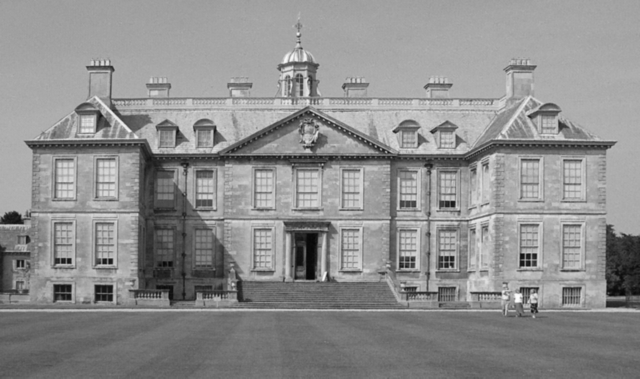
#> input picture Project2/Gaussian_image.jpg, 1280 x 757 px, given in place of test.jpg, which was not available (shown at 1/2 size)
$ python A1_submission.py
#> lines starting #> are read from the running program, lines starting #| are printed output that depends on the picture; long printed decimals are rounded; pictures that were not available may be replaced by others from this repository, and a replacement may not be noted
"""Include your imports here
Some example imports are below"""

import numpy as np
from skimage import io, img_as_ubyte
import matplotlib.pyplot as plt
import math


def part1_histogram_compute():
    filename = r'test.jpg'
    image = io.imread(filename, as_gray=True)
#> image is the input picture: shape (757, 1280); min 4, max 254, mean 141.8
    img = img_as_ubyte(image)


    """add your code here"""


    n = 64
    h = img.shape[0]
#> h = 757
    w = img.shape[1]
#> w = 1280
    hist = np.zeros(n)
    for i in np.arange(0,h,1):
        for j in np.arange(0,w,1):
            temp = img[i,j] // (256/64)
            hist[int(temp)] += 1
#> after the loop, hist = 64 values, max 95170 at index 41, min 0 at index 0, mean 15140


    hist_np, _ = np.histogram(img,bins = 64,range=[0,256]) # Histogram computed by numpy
#> hist_np has the same summary as hist


    """Plotting code provided here
    Make sure to match the variable names in your code!"""

    plt.figure(figsize=(8, 10))
    plt.subplot(121), plt.plot(hist), plt.title('My Histogram')
    plt.xlim([0, n])
    plt.subplot(122), plt.plot(hist_np), plt.title('Numpy Histogram')
    plt.xlim([0, n])

    plt.show()
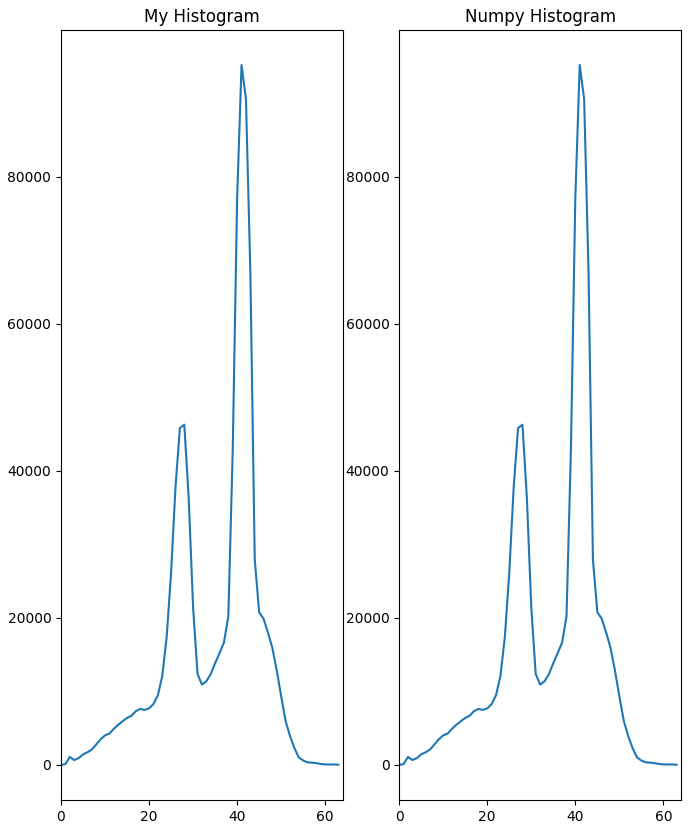
#> figure drawn by matplotlib, 2 panels; panel 1: curve peaks at x = 41, y = 95170; panel 2: curve peaks at x = 41, y = 95170


def part2_histogram_equalization():
    filename = r'test.jpg'
    image = io.imread(filename, as_gray=True)
    img = img_as_ubyte(image)


    """add your code here"""
    # 64-bin Histogram computed by your code (cannot use in-built functions!)
    n_bins = 64
    #get height and width of the image
    h = img.shape[0]
#> h = 757
    w = img.shape[1]
#> w = 1280

    #Initialize histogram array
    hist = np.zeros(n_bins)

    for i in np.arange(0,h,1):
        for j in np.arange(0,w,1):
            #each bin can represent 4 values
            temp = int(img[i,j] // (256/64))
            hist[temp] += 1

    ## HINT: Initialize another image (you can use np.zeros) and update the pixel intensities in every location
    #initialize cum hist array
    Cumulative_hist = np.zeros(n_bins)

    for t in np.arange(0,n_bins,1):
        if t == 0:
            Cumulative_hist[t] = hist[t]
        Cumulative_hist[t] = Cumulative_hist[t-1] + hist[t]
#> after the loop, Cumulative_hist = 64 values from 0 to 968960
    #equalization:a' = floor[((k-1)/MN)H(a)+0.5]
    img_eq1 = np.zeros((h,w))
    for i in np.arange(0,h,1):
        for j in np.arange(0,w,1):
            temp1 = 255/(h*w)
            pos = img[i,j] // 4
            img_eq1[i,j] = np.floor(temp1*Cumulative_hist[pos]+0.5)
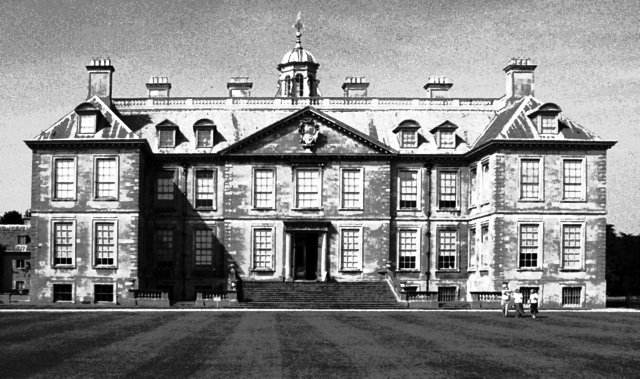
#> img_eq1: shape (757, 1280) float64 (shown at 1/2 size); min 0, max 255, mean 133.4
    # Histogram of equalized image
    hist_eq = np.zeros(64)
    for i in np.arange(0,h,1):
        for j in np.arange(0,w,1):
            pos = int(img_eq1[i,j] // 4)
            hist_eq[pos] += 1
#> after the loop, hist_eq = 64 values, max 95170 at index 44, min 0 at index 9, mean 15140


    """Plotting code provided here
    Make sure to match the variable names in your code!"""

    plt.figure(figsize=(8, 10))
    plt.subplot(221), plt.imshow(image, 'gray'), plt.title('Original Image')
    plt.subplot(222), plt.plot(hist), plt.title('Histogram')
    plt.xlim([0, n_bins])
    plt.subplot(223), plt.imshow(img_eq1, 'gray'), plt.title('New Image')
    plt.subplot(224), plt.plot(hist_eq), plt.title('Histogram After Equalization')
    plt.xlim([0, n_bins])

    plt.show()
#> figure, not shown here; panel 2: curve peaks at x = 41, y = 95170; panel 4: curve peaks at x = 44, y = 95170


def part3_histogram_comparing():

    filename1 = 'day.jpg'
    filename2 = 'night.jpg'

    # Read in the image
    img1 = io.imread(filename1, as_gray=True)
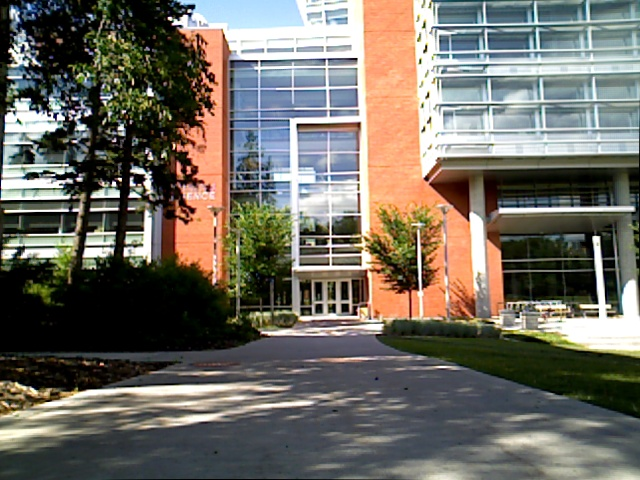
#> input picture Project1/day.jpg, 640 x 480 px
#> img1: shape (480, 640) float64; min 0, max 1, mean 0.424
    # Read in another image
    img2 = io.imread(filename2, as_gray=True)
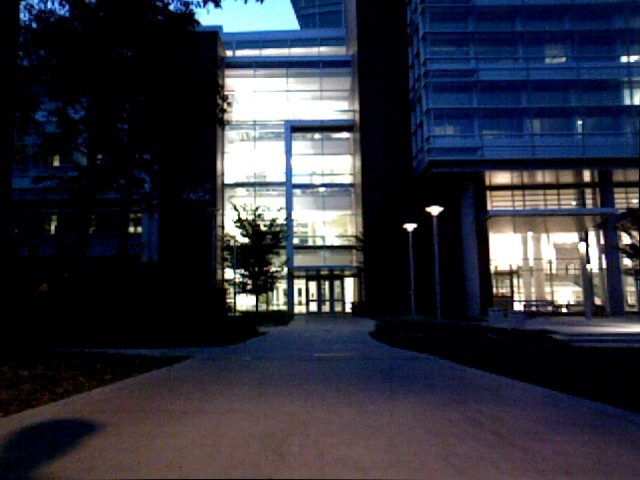
#> input picture Project1/night.jpg, 640 x 480 px
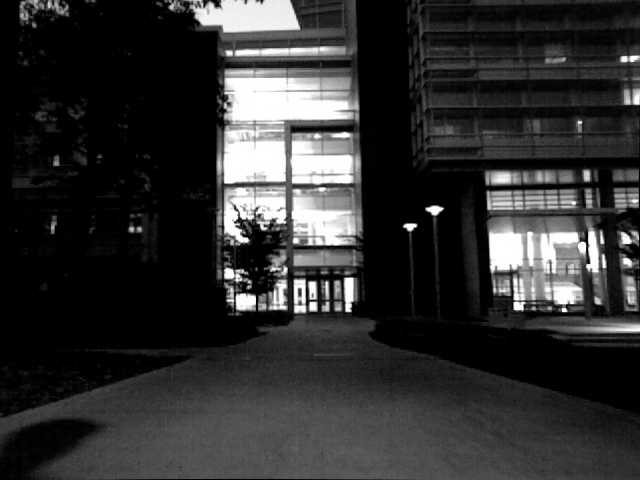
#> img2: shape (480, 640) float64; min 0, max 1, mean 0.191

    """add your code here"""
    img1= img_as_ubyte(img1)
    img2 = img_as_ubyte(img2)
    # Calculate the histograms for img1 and img2 (you can use skimage or numpy)
    hist1, _ = np.histogram(img1,bins=256,range=(0,256))
#> hist1 = 256 values, max 12996 at index 0, min 378 at index 239, mean 1200
    h_day = img1.shape[0]
#> h_day = 480
    w_day = img1.shape[1]
#> w_day = 640

    hist2, _= np.histogram(img2,bins=256,range=(0,256))
#> hist2 = 256 values, max 79715 at index 0, min 109 at index 206, mean 1200
    h_night = img2.shape[0]
#> h_night = 480
    w_night = img2.shape[1]
#> w_night = 640


    # Normalize the histograms for img1 and img2

    # Calculate the Bhattacharya coefficient (check the wikipedia page linked on eclass for formula)
    # Value must be close to 0.87

    bc=0
    #Since normalized version is defined as: H(i)/(MN), MN is the width * height of the image
    for i in np.arange (256):
        hist1_norm = hist1[i] / (h_day * w_day)
        hist2_norm = hist2[i] /  (h_night * w_night)
        bc += math.sqrt(hist1_norm * hist2_norm)
#> this loop made 256 passes
#> (hist1_norm, hist2_norm, bc) on passes 1 to 3: (0.0423, 0.259, 0.105), (0.0208, 0.0731, 0.144), (0.0104, 0.0242, 0.16)
#> after the loop, bc = 0.867


    print("Bhattacharyya Coefficient: ", bc)
#| Bhattacharyya Coefficient:  0.8666


def part4_histogram_matching():
    filename1 = 'day.jpg'
    filename2 = 'night.jpg'
    #============Grayscale============

    # Read in the image
    source_gs = io.imread(filename1,
                           as_gray=True
                           )
    source_gs = img_as_ubyte(source_gs)
    # Read in another image
    template_gs = io.imread(filename2,
                             as_gray=True
                             )
    template_gs = img_as_ubyte(template_gs)
    """add your code here"""
    n_bins = 256

    #Caculate PA,Cumu hist of input
    hist,_ = np.histogram(source_gs,bins=256,range=(0,256))
#> hist has the same summary as hist1 in part3_histogram_comparing
    height_source = source_gs.shape[0]
#> height_source = 480
    width_source = source_gs.shape[1]
#> width_source = 640


    Cumulative_hist = np.zeros(n_bins)
    for t in np.arange(0,n_bins,1):
        if t == 0:
            Cumulative_hist[t] = hist[t]
        Cumulative_hist[t] = Cumulative_hist[t-1] + hist[t]
#> after the loop, Cumulative_hist = 256 values from 12996 to 307200
    PA = np.zeros(n_bins)
    for h in np.arange(0,n_bins,1):
        PA[h] = Cumulative_hist[h]/(height_source*width_source)
#> after the loop, PA = 256 values from 0.0423 to 1

    #Caculate PR,Cumu hist of reference
    hist_reference,_ = np.histogram(template_gs,bins=256,range=(0,256))
#> hist_reference has the same summary as hist2 in part3_histogram_comparing
    height_reference= template_gs.shape[0]
#> height_reference = 480
    width_reference = template_gs.shape[1]
#> width_reference = 640


    Cumulative_hist_reference = np.zeros(n_bins)
    for t_r in np.arange(0,n_bins,1):
        if t_r == 0:
            Cumulative_hist_reference[t_r] = hist[t_r]
        Cumulative_hist_reference[t_r] = Cumulative_hist_reference[t_r-1] + hist_reference[t_r]
#> after the loop, Cumulative_hist_reference = 256 values from 79715 to 307200
    PR = np.zeros(n_bins)
    for h_r in np.arange(0,n_bins,1):
        PR[h_r] = Cumulative_hist_reference[h_r]/(height_reference*width_reference)
#> after the loop, PR = 256 values from 0.259 to 1
    #Step3

    a1 = 0
    A = np.zeros(256)
    index = np.arange(len(PR))
#> index = 256 values from 0 to 255


    for i in index:
        while PA[i] > PR[a1]:

            a1 = a1 + 1

        A[i] = a1
#> after the loop, A = 256 values from 0 to 255; a1 = 255
    #Step4
    out_put = np.zeros((height_reference,width_reference))

    for I in np.arange(len(source_gs)):
        for J in np.arange(len(source_gs[I])):
            temp_a = source_gs[I,J]
            out_put[I,J] = A[temp_a]
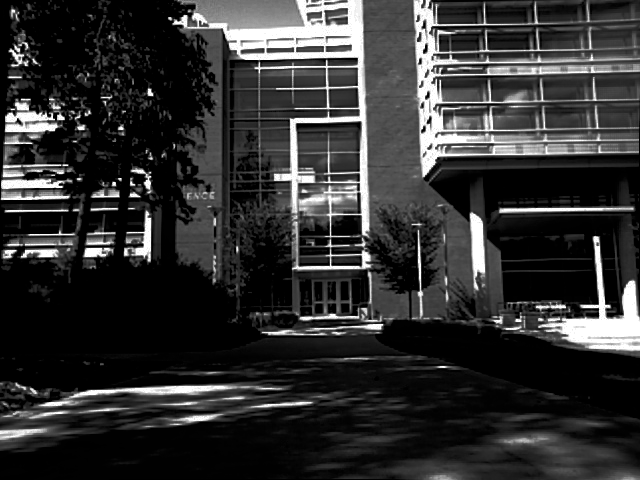
#> out_put: shape (480, 640) float64; min 0, max 255, mean 49.2
    matched_gs = out_put

    fig = plt.figure()
    gs = plt.GridSpec(1, 3)
    ax1 = fig.add_subplot(gs[0, 0])
    ax2 = fig.add_subplot(gs[0, 1], sharex=ax1, sharey=ax1)
    ax3 = fig.add_subplot(gs[0, 2], sharex=ax1, sharey=ax1)

    for aa in (ax1, ax2, ax3):
        aa.set_axis_off()

    ax1.imshow(source_gs, cmap=plt.cm.gray)
    ax1.set_title('source_gs')
    ax2.imshow(template_gs, cmap=plt.cm.gray)
    ax2.set_title('template_gs')
    ax3.imshow(matched_gs, cmap=plt.cm.gray)
    ax3.set_title('matched_gs')
    plt.show()


    #============RGB============
    # Read in the image
    source_rgb = io.imread(filename1,
                           # as_gray=True
                           )
    #source_rgb = img_as_ubyte(source_rgb)
    # Read in another image
    template_rgb = io.imread(filename2,
                             # as_gray=True
                             )
    #template_rgb = img_as_ubyte(template_rgb)

    """add your code here"""
    ## HINT: Repeat what you did for grayscale for each channel of the RGB image.

    n_bins = 256
    out_put2 = np.zeros_like(source_rgb)
    #Three channels of RGB
    for channel in range(3):

        #Caculate PA,Cumu hist of input
        hist_rgb,_ = np.histogram(source_rgb[:,:,channel],bins=256,range=(0,256))
        height_source_rgb = source_rgb.shape[0]
        width_source_rgb = source_rgb.shape[1]


        Cumulative_hist_rgb = np.zeros(n_bins)
        for t_rgb in np.arange(0,n_bins,1):
            if t_rgb == 0:
                Cumulative_hist_rgb[t_rgb] = hist_rgb[t_rgb]
            Cumulative_hist_rgb[t_rgb] = Cumulative_hist_rgb[t_rgb-1] + hist_rgb[t_rgb]
        PA_rgb = np.zeros(n_bins)
        for h_rgb in np.arange(0,n_bins,1):
            PA_rgb[h_rgb] = Cumulative_hist_rgb[h_rgb]/(height_source_rgb*width_source_rgb)

        #Caculate PR,Cumu hist of reference
        hist_reference_rgb,_ = np.histogram(template_rgb[:,:,channel],bins=256,range=(0,256))
        height_reference_rgb= template_rgb.shape[0]
        width_reference_rgb = template_rgb.shape[1]


        Cumulative_hist_reference_rgb = np.zeros(n_bins)
        for t_r_rgb in np.arange(0,n_bins,1):
            if t_r_rgb == 0:
                Cumulative_hist_reference_rgb[t_r_rgb] = hist_reference_rgb[t_r_rgb]
            Cumulative_hist_reference_rgb[t_r_rgb] = Cumulative_hist_reference_rgb[t_r_rgb-1] + hist_reference_rgb[t_r_rgb]
        PR_rgb = np.zeros(n_bins)
        for h_r_rgb in np.arange(0,n_bins,1):
            PR_rgb[h_r_rgb] = Cumulative_hist_reference_rgb[h_r_rgb]/(height_reference_rgb*width_reference_rgb)
        #Step3

        a2 = 0
        A2 = np.zeros(256)
        index2 = np.arange(len(PR_rgb))


        for i in index2:
            while PA_rgb[i] > PR_rgb[a2]:

                a2 = a2 + 1

            A2[i] = a2
        #Step4


        for I2 in range(0,height_source_rgb):
            for J2 in range(0,width_source_rgb):
                temp_a = source_rgb[I2][J2][channel]
                out_put2[I2][J2][channel] = A2[temp_a]
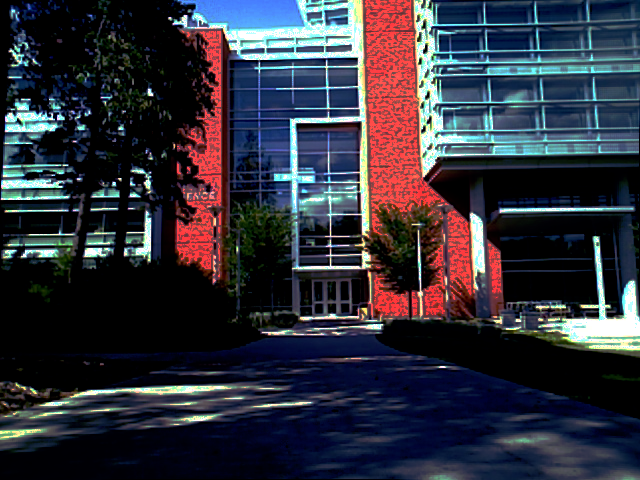
#> out_put2: shape (480, 640, 3); mean R, G, B 48.3, 48.8, 59.5

    matched_rgb = out_put2

    fig = plt.figure()
    gs = plt.GridSpec(1, 3)
    ax1 = fig.add_subplot(gs[0, 0])
    ax2 = fig.add_subplot(gs[0, 1], sharex=ax1, sharey=ax1)
    ax3 = fig.add_subplot(gs[0, 2], sharex=ax1, sharey=ax1)

    for aa in (ax1, ax2, ax3):
        aa.set_axis_off()

    ax1.imshow(source_rgb)
    ax1.set_title('source_rgb')
    ax2.imshow(template_rgb)
    ax2.set_title('template_rgb')
    ax3.imshow(matched_rgb)
    ax3.set_title('matched_rgb')
    plt.show()

if __name__ == '__main__':
    part1_histogram_compute()
    part2_histogram_equalization()
    part3_histogram_comparing()
    part4_histogram_matching()
